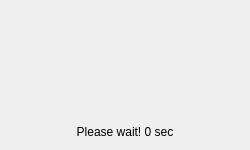
<?xml version="1.0" encoding="UTF-8"?>
<ui version="4.0">
 <class>Dialog</class>
 <widget class="QDialog" name="Dialog">
  <property name="geometry">
   <rect>
    <x>0</x>
    <y>0</y>
    <width>250</width>
    <height>150</height>
   </rect>
  </property>
  <property name="windowTitle">
   <string>Dialog</string>
  </property>
  <layout class="QVBoxLayout" name="verticalLayout">
   <item>
    <spacer name="verticalSpacer">
     <property name="orientation">
      <enum>Qt::Vertical</enum>
     </property>
     <property name="sizeHint" stdset="0">
      <size>
       <width>20</width>
       <height>40</height>
      </size>
     </property>
    </spacer>
   </item>
   <item>
    <spacer name="verticalSpacer_3">
     <property name="orientation">
      <enum>Qt::Vertical</enum>
     </property>
     <property name="sizeHint" stdset="0">
      <size>
       <width>20</width>
       <height>40</height>
      </size>
     </property>
    </spacer>
   </item>
   <item>
    <spacer name="verticalSpacer_4">
     <property name="orientation">
      <enum>Qt::Vertical</enum>
     </property>
     <property name="sizeHint" stdset="0">
      <size>
       <width>20</width>
       <height>40</height>
      </size>
     </property>
    </spacer>
   </item>
   <item>
    <widget class="QLabel" name="lbl_time">
     <property name="text">
      <string>Please wait! 0 sec</string>
     </property>
     <property name="alignment">
      <set>Qt::AlignCenter</set>
     </property>
    </widget>
   </item>
  </layout>
 </widget>
 <resources/>
 <connections/>
</ui>
